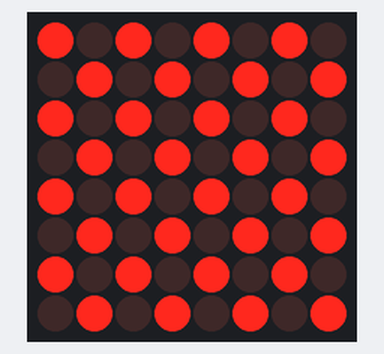
Recording of a sketch running on a simulated Arduino Uno, built with avr-gcc and run on an emulated ATmega328P. Shown: 8×8 LED matrix.

Above: at 1.81 s.
At 9.49 s:
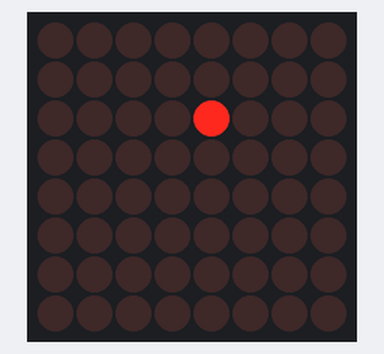
At 16.38 s:
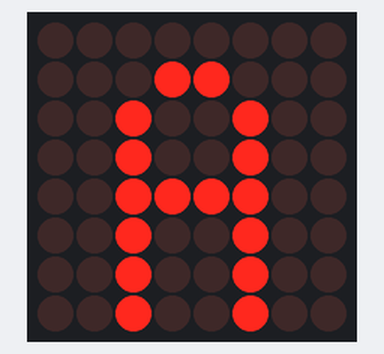
At 22.08 s:
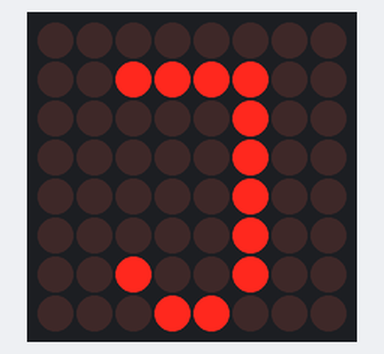
At 26.49 s:
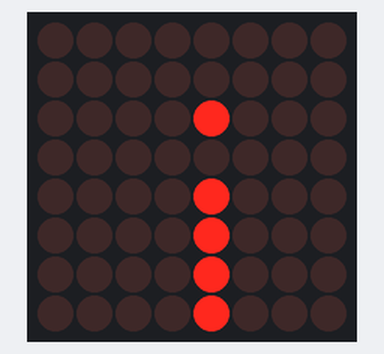
At 39.66 s:
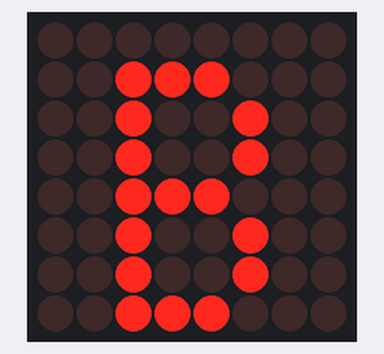

Measured:
- what the display in image 0 shows lasts 0.4 s, from 1.6 s to 2.0 s

The sketch:

MZ_LEDMatrix72xxDemo.ino
```cpp
/***************************************************************
 *********** LED Matrix Display Demo         *******************
 ***************************************************************
    Written by Maciej Zrobek, 25.04.2021

    Display a text on a MAX72xx based 8x8 LED matrix
    Use several display effects in sequence
    Components:
    A 8x8 LED matrix with a MAX72xx chip
 ****************************************************************/


#include "LedControl.h"

// MAX72xx pinouts
#define PIN_DIN                 2
#define PIN_CS                  3
#define PIN_CLK                 4
#define NUM_DEVICES             1
#define NUM_ROWS                8
#define NUM_COLS                8
#define DELAY_BETWEEN_CHARS     200 // The default delay after displaying the matrix in msecs
#define DELAY_BETWEEN_SHIFTS    15
// Display effects - more to come in the future
#define DISP_MODE_APPEAR      0  // Just display
#define DISP_MODE_SLIDE_LEFT  1  // Slide in from right to left
#define DISP_MODE_SLIDE_RIGHT 2  // Slide in from left to right
#define DISP_MODE_SLIDE_UP    3  // Slide in from bottom upwards
#define DISP_MODE_SLIDE_DOWN  4  // Slide in from top downwards

LedControl lc = LedControl(PIN_DIN, PIN_CLK, PIN_CS, NUM_DEVICES);

// The string to be displayed must be coded as a NULL-terminated 2-dimensional array of bytes
// with each element being one character to be displayed which in turn is coded as an array of bytes (rows)

const byte theGrid[] =
{ // A checkered flag to be used as a separator
  0B10101010,
  0B01010101,
  0B10101010,
  0B01010101,
  0B10101010,
  0B01010101,
  0B10101010,
  0B01010101
};

// Some characters
// Use https://www.riyas.org/2013/12/online-led-matrix-font-generator-with.html to code the byte values
// Rows of the characters go from top down (element 0 of the table is the topmost row of the matrix)
const byte char_J[] =           {0x00, 0x3c, 0x04, 0x04, 0x04, 0x04, 0x24, 0x18};
const byte char_E[] =           {0x00, 0x3c, 0x20, 0x20, 0x38, 0x20, 0x20, 0x3c};
const byte char_B[] =           {0x00, 0x38, 0x24, 0x24, 0x38, 0x24, 0x24, 0x38};
const byte char_A[] =           {0x00, 0x18, 0x24, 0x24, 0x3c, 0x24, 0x24, 0x24};
const byte char_c_Accented[] =  {0x04, 0x08, 0x18, 0x24, 0x20, 0x20, 0x24, 0x18};
const byte char_P[] =           {0x00, 0x38, 0x24, 0x24, 0x38, 0x20, 0x20, 0x20};
const byte char_i[] =           {0x00, 0x00, 0x08, 0x00, 0x08, 0x08, 0x08, 0x08};
const byte char_S[] =           {0x00, 0x1c, 0x20, 0x20, 0x18, 0x04, 0x04, 0x38};

// A message that only Poles can understand :-)
const byte* theMessage[] = {char_J, char_E, char_B, char_A, char_c_Accented, char_P, char_i, char_S, NULL};


void setup()
{
  // put your setup code here, to run once:
  lc.shutdown(0, false);
  lc.setIntensity(0, 2);
  lc.clearDisplay(0);
}

// Display a single character
void displayMatrix(int addr, const byte rows[], byte dispMode)
{
  byte row = 0;
  byte col = 0;

  switch (dispMode)
  {
    case DISP_MODE_SLIDE_LEFT:
      for (row = 0; row < NUM_ROWS; row++)
      {
        for (col = 0; col < NUM_COLS; col++)
        {
          // Each row must be initially shifted right by NUM_COLS - 1 bits
          byte bitmap = rows[row] >> (NUM_COLS - col - 1); // Shift the row left by 1 bit
          if (bitmap != 0) // Skip displaying empty rows
            lc.setRow(addr, row, bitmap); // Display the shifted row
          delay(DELAY_BETWEEN_SHIFTS);
        }
      }
      break;
    case DISP_MODE_SLIDE_RIGHT:
      for (row = 0; row < NUM_ROWS; row++)
      {
        for (col = 0; col < NUM_COLS; col++)
        {
          // Each row must be initially shifted left by NUM_COLS - 1 bits
          byte bitmap = rows[row] << (NUM_COLS - col - 1); // Shift the row left by 1 bit
          if (bitmap != 0) // Skip displaying empty rows
            lc.setRow(addr, row, bitmap); // Display the shifted row
          delay(DELAY_BETWEEN_SHIFTS);
        }
      }
      break;
    case DISP_MODE_SLIDE_UP:
      // Start drawing with the topmost row at the bottom
      for (row = 0; row < NUM_ROWS; row++)
      {
        // Shift all remaining rows up
        for (int row2 = 0; row2 <= row; row2++)
        {
          int pos = NUM_ROWS - row2 - 1;
          lc.setRow(addr, pos, rows[pos]);
          delay(DELAY_BETWEEN_SHIFTS);
        }
      }
      break;
    case DISP_MODE_SLIDE_DOWN:
      // Start drawing with the last row at the top
      for (row = 0; row < NUM_ROWS; row++)
      {
        // Shift all remaining rows down
        for (int row2 = 0; row2 <= row; row2++)
        {
          lc.setRow(addr, row2, rows[row2]);
          delay(DELAY_BETWEEN_SHIFTS);
        }
      }
      break;
    case DISP_MODE_APPEAR:
    default:
      for (row = 0; row < NUM_ROWS; row++)
        lc.setRow(addr, row, rows[row]);
      break;
  }
}

// Display the entire string
void displayString(int addr, const byte* text[], byte dispMode)
{
  const byte** ptr = text;
  while (*ptr != NULL)
  {
    displayMatrix(addr, *ptr, dispMode);
    delay(DELAY_BETWEEN_CHARS);
    lc.clearDisplay(addr);
    ptr++;
  }
}

void displaySequence(byte dispMode)
{
  displayString(0, theMessage, dispMode);
  lc.clearDisplay(0);
  displayMatrix(0, theGrid, DISP_MODE_APPEAR);
  delay(2 * DELAY_BETWEEN_CHARS);
  lc.clearDisplay(0);
}

void loop()
{
    displaySequence(DISP_MODE_APPEAR);
    displaySequence(DISP_MODE_SLIDE_LEFT);
    displaySequence(DISP_MODE_SLIDE_RIGHT);
    displaySequence(DISP_MODE_SLIDE_UP);
    displaySequence(DISP_MODE_SLIDE_DOWN);
}
```
